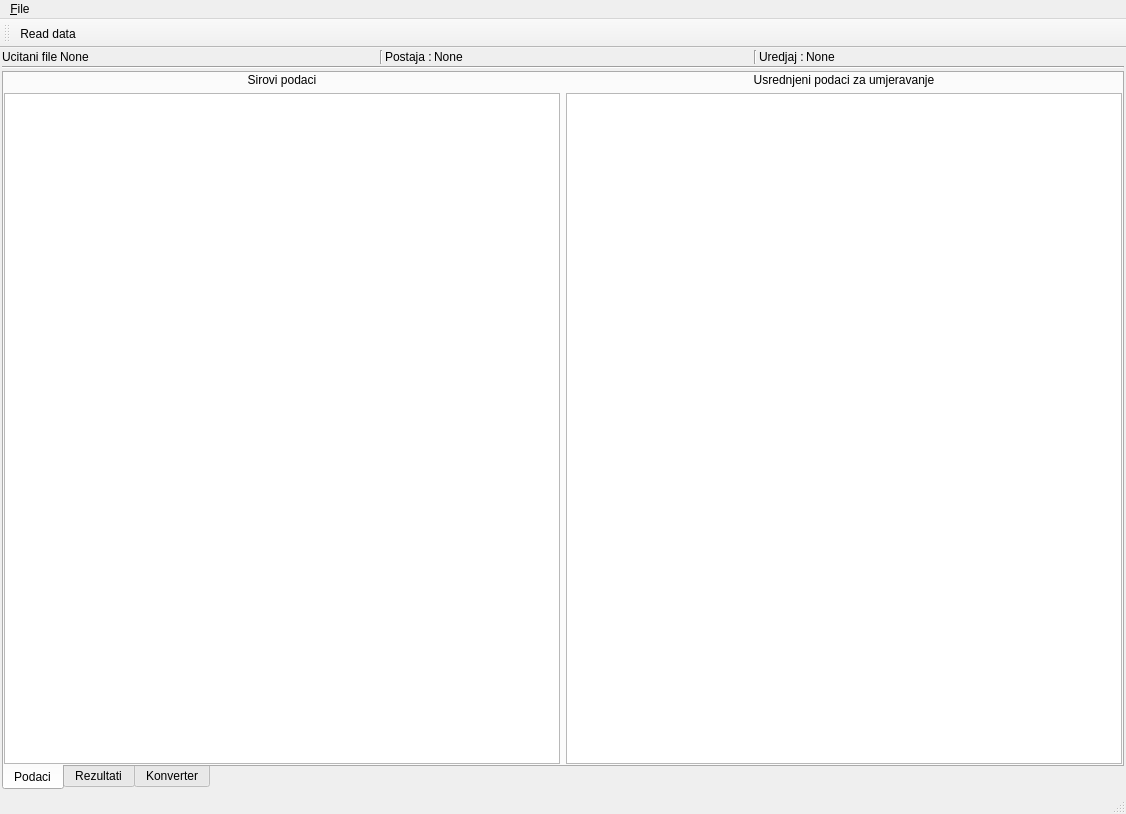
<?xml version="1.0" encoding="UTF-8"?>
<ui version="4.0">
 <class>MainWindow</class>
 <widget class="QMainWindow" name="MainWindow">
  <property name="geometry">
   <rect>
    <x>0</x>
    <y>0</y>
    <width>1126</width>
    <height>814</height>
   </rect>
  </property>
  <property name="windowTitle">
   <string>MainWindow</string>
  </property>
  <widget class="QWidget" name="centralwidget">
   <layout class="QVBoxLayout" name="mainWindowLayout">
    <property name="spacing">
     <number>2</number>
    </property>
    <property name="margin">
     <number>2</number>
    </property>
    <item>
     <layout class="QHBoxLayout" name="horizontalLayout">
      <item>
       <widget class="QLabel" name="label">
        <property name="sizePolicy">
         <sizepolicy hsizetype="Minimum" vsizetype="Preferred">
          <horstretch>0</horstretch>
          <verstretch>0</verstretch>
         </sizepolicy>
        </property>
        <property name="text">
         <string>Ucitani file</string>
        </property>
       </widget>
      </item>
      <item>
       <widget class="QLabel" name="labelFilePath">
        <property name="sizePolicy">
         <sizepolicy hsizetype="MinimumExpanding" vsizetype="Preferred">
          <horstretch>0</horstretch>
          <verstretch>0</verstretch>
         </sizepolicy>
        </property>
        <property name="text">
         <string>None</string>
        </property>
        <property name="wordWrap">
         <bool>true</bool>
        </property>
       </widget>
      </item>
      <item>
       <widget class="Line" name="line">
        <property name="orientation">
         <enum>Qt::Vertical</enum>
        </property>
       </widget>
      </item>
      <item>
       <widget class="QLabel" name="label_34">
        <property name="text">
         <string>Postaja :</string>
        </property>
       </widget>
      </item>
      <item>
       <widget class="QLabel" name="labelPostaja">
        <property name="sizePolicy">
         <sizepolicy hsizetype="MinimumExpanding" vsizetype="Preferred">
          <horstretch>0</horstretch>
          <verstretch>0</verstretch>
         </sizepolicy>
        </property>
        <property name="text">
         <string>None</string>
        </property>
        <property name="wordWrap">
         <bool>true</bool>
        </property>
       </widget>
      </item>
      <item>
       <widget class="Line" name="line_3">
        <property name="orientation">
         <enum>Qt::Vertical</enum>
        </property>
       </widget>
      </item>
      <item>
       <widget class="QLabel" name="label_36">
        <property name="text">
         <string>Uredjaj :</string>
        </property>
       </widget>
      </item>
      <item>
       <widget class="QLabel" name="labelUredjaj">
        <property name="sizePolicy">
         <sizepolicy hsizetype="MinimumExpanding" vsizetype="Preferred">
          <horstretch>0</horstretch>
          <verstretch>0</verstretch>
         </sizepolicy>
        </property>
        <property name="text">
         <string>None</string>
        </property>
        <property name="wordWrap">
         <bool>true</bool>
        </property>
       </widget>
      </item>
     </layout>
    </item>
    <item>
     <widget class="Line" name="line_2">
      <property name="orientation">
       <enum>Qt::Horizontal</enum>
      </property>
     </widget>
    </item>
    <item>
     <widget class="QTabWidget" name="tabWidget">
      <property name="mouseTracking">
       <bool>true</bool>
      </property>
      <property name="tabPosition">
       <enum>QTabWidget::South</enum>
      </property>
      <property name="tabShape">
       <enum>QTabWidget::Rounded</enum>
      </property>
      <property name="currentIndex">
       <number>0</number>
      </property>
      <property name="elideMode">
       <enum>Qt::ElideMiddle</enum>
      </property>
      <property name="movable">
       <bool>true</bool>
      </property>
      <widget class="QWidget" name="data">
       <attribute name="title">
        <string>Podaci</string>
       </attribute>
       <layout class="QVBoxLayout" name="verticalLayout_3">
        <property name="margin">
         <number>0</number>
        </property>
        <item>
         <layout class="QHBoxLayout" name="horizontalLayout_2">
          <item>
           <layout class="QVBoxLayout" name="verticalLayout">
            <item>
             <widget class="QLabel" name="label_3">
              <property name="sizePolicy">
               <sizepolicy hsizetype="Expanding" vsizetype="Preferred">
                <horstretch>0</horstretch>
                <verstretch>0</verstretch>
               </sizepolicy>
              </property>
              <property name="text">
               <string>Sirovi podaci</string>
              </property>
              <property name="alignment">
               <set>Qt::AlignCenter</set>
              </property>
              <property name="wordWrap">
               <bool>true</bool>
              </property>
             </widget>
            </item>
            <item>
             <widget class="QTableView" name="rawDataView"/>
            </item>
           </layout>
          </item>
          <item>
           <layout class="QVBoxLayout" name="verticalLayout_2">
            <item>
             <widget class="QLabel" name="label_4">
              <property name="sizePolicy">
               <sizepolicy hsizetype="Expanding" vsizetype="Preferred">
                <horstretch>0</horstretch>
                <verstretch>0</verstretch>
               </sizepolicy>
              </property>
              <property name="text">
               <string>Usrednjeni podaci za umjeravanje</string>
              </property>
              <property name="alignment">
               <set>Qt::AlignCenter</set>
              </property>
             </widget>
            </item>
            <item>
             <widget class="QTableView" name="avgDataView"/>
            </item>
           </layout>
          </item>
         </layout>
        </item>
       </layout>
      </widget>
      <widget class="QWidget" name="results">
       <attribute name="title">
        <string>Rezultati</string>
       </attribute>
       <layout class="QVBoxLayout" name="verticalLayout_5">
        <property name="spacing">
         <number>6</number>
        </property>
        <property name="margin">
         <number>0</number>
        </property>
        <item>
         <widget class="QScrollArea" name="scrollArea">
          <property name="widgetResizable">
           <bool>true</bool>
          </property>
          <widget class="QWidget" name="scrollAreaWidgetContents">
           <property name="geometry">
            <rect>
             <x>0</x>
             <y>0</y>
             <width>1114</width>
             <height>697</height>
            </rect>
           </property>
           <layout class="QVBoxLayout" name="verticalLayout_6">
            <item>
             <widget class="QGroupBox" name="groupBox">
              <property name="title">
               <string>Postavke:</string>
              </property>
              <layout class="QHBoxLayout" name="horizontalLayout_3">
               <item>
                <widget class="QGroupBox" name="groupBox_2">
                 <property name="sizePolicy">
                  <sizepolicy hsizetype="Preferred" vsizetype="Preferred">
                   <horstretch>0</horstretch>
                   <verstretch>0</verstretch>
                  </sizepolicy>
                 </property>
                 <property name="title">
                  <string>Komponenta</string>
                 </property>
                 <layout class="QGridLayout" name="gridLayout">
                  <item row="0" column="0">
                   <widget class="QLabel" name="label_2">
                    <property name="sizePolicy">
                     <sizepolicy hsizetype="Minimum" vsizetype="Fixed">
                      <horstretch>0</horstretch>
                      <verstretch>0</verstretch>
                     </sizepolicy>
                    </property>
                    <property name="text">
                     <string>Provjera linearnosti :</string>
                    </property>
                   </widget>
                  </item>
                  <item row="1" column="0">
                   <widget class="QLabel" name="label_5">
                    <property name="sizePolicy">
                     <sizepolicy hsizetype="Minimum" vsizetype="Fixed">
                      <horstretch>0</horstretch>
                      <verstretch>0</verstretch>
                     </sizepolicy>
                    </property>
                    <property name="text">
                     <string>Mjerenje :</string>
                    </property>
                   </widget>
                  </item>
                  <item row="3" column="0">
                   <widget class="QLabel" name="label_7">
                    <property name="sizePolicy">
                     <sizepolicy hsizetype="Minimum" vsizetype="Fixed">
                      <horstretch>0</horstretch>
                      <verstretch>0</verstretch>
                     </sizepolicy>
                    </property>
                    <property name="text">
                     <string>Koncentracija CRM :</string>
                    </property>
                   </widget>
                  </item>
                  <item row="4" column="0">
                   <widget class="QLabel" name="label_8">
                    <property name="sizePolicy">
                     <sizepolicy hsizetype="Minimum" vsizetype="Fixed">
                      <horstretch>0</horstretch>
                      <verstretch>0</verstretch>
                     </sizepolicy>
                    </property>
                    <property name="text">
                     <string>Sljedivost CRM :</string>
                    </property>
                   </widget>
                  </item>
                  <item row="2" column="0">
                   <widget class="QLabel" name="label_6">
                    <property name="sizePolicy">
                     <sizepolicy hsizetype="Minimum" vsizetype="Fixed">
                      <horstretch>0</horstretch>
                      <verstretch>0</verstretch>
                     </sizepolicy>
                    </property>
                    <property name="text">
                     <string>Opseg :</string>
                    </property>
                   </widget>
                  </item>
                  <item row="0" column="1">
                   <widget class="QCheckBox" name="checkBoxLinearnost">
                    <property name="sizePolicy">
                     <sizepolicy hsizetype="MinimumExpanding" vsizetype="Fixed">
                      <horstretch>0</horstretch>
                      <verstretch>0</verstretch>
                     </sizepolicy>
                    </property>
                    <property name="text">
                     <string/>
                    </property>
                   </widget>
                  </item>
                  <item row="3" column="1">
                   <widget class="QDoubleSpinBox" name="doubleSpinBoxKoncentracijaCRM">
                    <property name="sizePolicy">
                     <sizepolicy hsizetype="MinimumExpanding" vsizetype="Fixed">
                      <horstretch>0</horstretch>
                      <verstretch>0</verstretch>
                     </sizepolicy>
                    </property>
                    <property name="maximum">
                     <double>1000000.000000000000000</double>
                    </property>
                    <property name="singleStep">
                     <double>50.000000000000000</double>
                    </property>
                   </widget>
                  </item>
                  <item row="4" column="1">
                   <widget class="QDoubleSpinBox" name="doubleSpinBoxSljedivostCRM">
                    <property name="sizePolicy">
                     <sizepolicy hsizetype="MinimumExpanding" vsizetype="Fixed">
                      <horstretch>0</horstretch>
                      <verstretch>0</verstretch>
                     </sizepolicy>
                    </property>
                    <property name="maximum">
                     <double>1000000.000000000000000</double>
                    </property>
                    <property name="singleStep">
                     <double>50.000000000000000</double>
                    </property>
                   </widget>
                  </item>
                  <item row="2" column="1">
                   <widget class="QDoubleSpinBox" name="doubleSpinBoxOpseg">
                    <property name="maximum">
                     <double>1000000.000000000000000</double>
                    </property>
                    <property name="singleStep">
                     <double>50.000000000000000</double>
                    </property>
                   </widget>
                  </item>
                  <item row="1" column="1">
                   <widget class="QComboBox" name="comboBoxMjerenje"/>
                  </item>
                 </layout>
                </widget>
               </item>
               <item>
                <widget class="QGroupBox" name="groupBox_3">
                 <property name="title">
                  <string>Dilucijska jedinica</string>
                 </property>
                 <layout class="QGridLayout" name="gridLayout_2">
                  <item row="0" column="0">
                   <widget class="QLabel" name="label_9">
                    <property name="sizePolicy">
                     <sizepolicy hsizetype="Minimum" vsizetype="Fixed">
                      <horstretch>0</horstretch>
                      <verstretch>0</verstretch>
                     </sizepolicy>
                    </property>
                    <property name="text">
                     <string>Izbor dilucije :</string>
                    </property>
                   </widget>
                  </item>
                  <item row="0" column="1">
                   <widget class="QComboBox" name="comboBoxDilucija">
                    <property name="sizePolicy">
                     <sizepolicy hsizetype="MinimumExpanding" vsizetype="Fixed">
                      <horstretch>0</horstretch>
                      <verstretch>0</verstretch>
                     </sizepolicy>
                    </property>
                   </widget>
                  </item>
                 </layout>
                </widget>
               </item>
               <item>
                <widget class="QGroupBox" name="groupBox_4">
                 <property name="title">
                  <string>Generator cistog zraka</string>
                 </property>
                 <layout class="QGridLayout" name="gridLayout_3">
                  <item row="0" column="0">
                   <widget class="QLabel" name="label_10">
                    <property name="sizePolicy">
                     <sizepolicy hsizetype="Preferred" vsizetype="Fixed">
                      <horstretch>0</horstretch>
                      <verstretch>0</verstretch>
                     </sizepolicy>
                    </property>
                    <property name="text">
                     <string>Izbor cistog zraka :</string>
                    </property>
                   </widget>
                  </item>
                  <item row="0" column="1">
                   <widget class="QComboBox" name="comboBoxCistiZrak">
                    <property name="sizePolicy">
                     <sizepolicy hsizetype="MinimumExpanding" vsizetype="Fixed">
                      <horstretch>0</horstretch>
                      <verstretch>0</verstretch>
                     </sizepolicy>
                    </property>
                   </widget>
                  </item>
                 </layout>
                </widget>
               </item>
              </layout>
             </widget>
            </item>
            <item>
             <widget class="QGroupBox" name="groupBox_5">
              <property name="title">
               <string>Rezultati</string>
              </property>
              <layout class="QVBoxLayout" name="verticalLayout_7">
               <item>
                <widget class="QTableView" name="resultView">
                 <property name="sizePolicy">
                  <sizepolicy hsizetype="MinimumExpanding" vsizetype="MinimumExpanding">
                   <horstretch>0</horstretch>
                   <verstretch>0</verstretch>
                  </sizepolicy>
                 </property>
                 <property name="minimumSize">
                  <size>
                   <width>200</width>
                   <height>250</height>
                  </size>
                 </property>
                </widget>
               </item>
               <item>
                <layout class="QHBoxLayout" name="horizontalLayout_4">
                 <property name="rightMargin">
                  <number>0</number>
                 </property>
                 <item>
                  <widget class="QGroupBox" name="groupBox_8">
                   <property name="title">
                    <string>Pravac regresije</string>
                   </property>
                   <layout class="QGridLayout" name="gridLayout_4">
                    <item row="0" column="0">
                     <widget class="QLabel" name="label_11">
                      <property name="sizePolicy">
                       <sizepolicy hsizetype="Minimum" vsizetype="Fixed">
                        <horstretch>0</horstretch>
                        <verstretch>0</verstretch>
                       </sizepolicy>
                      </property>
                      <property name="text">
                       <string>SLOPE :</string>
                      </property>
                     </widget>
                    </item>
                    <item row="1" column="0">
                     <widget class="QLabel" name="label_12">
                      <property name="sizePolicy">
                       <sizepolicy hsizetype="Minimum" vsizetype="Fixed">
                        <horstretch>0</horstretch>
                        <verstretch>0</verstretch>
                       </sizepolicy>
                      </property>
                      <property name="text">
                       <string>OFFSET :</string>
                      </property>
                     </widget>
                    </item>
                    <item row="0" column="1">
                     <widget class="QLabel" name="labelSlope">
                      <property name="sizePolicy">
                       <sizepolicy hsizetype="MinimumExpanding" vsizetype="Fixed">
                        <horstretch>0</horstretch>
                        <verstretch>0</verstretch>
                       </sizepolicy>
                      </property>
                      <property name="text">
                       <string>NaN</string>
                      </property>
                     </widget>
                    </item>
                    <item row="1" column="1">
                     <widget class="QLabel" name="labelOffset">
                      <property name="sizePolicy">
                       <sizepolicy hsizetype="MinimumExpanding" vsizetype="Fixed">
                        <horstretch>0</horstretch>
                        <verstretch>0</verstretch>
                       </sizepolicy>
                      </property>
                      <property name="text">
                       <string>NaN</string>
                      </property>
                     </widget>
                    </item>
                   </layout>
                  </widget>
                 </item>
                 <item>
                  <widget class="QGroupBox" name="groupBox_9">
                   <property name="title">
                    <string>Funkcija prilagodbe</string>
                   </property>
                   <layout class="QGridLayout" name="gridLayout_6">
                    <item row="1" column="0">
                     <widget class="QLabel" name="label_17">
                      <property name="sizePolicy">
                       <sizepolicy hsizetype="Minimum" vsizetype="Fixed">
                        <horstretch>0</horstretch>
                        <verstretch>0</verstretch>
                       </sizepolicy>
                      </property>
                      <property name="text">
                       <string>B :</string>
                      </property>
                     </widget>
                    </item>
                    <item row="0" column="0">
                     <widget class="QLabel" name="label_16">
                      <property name="sizePolicy">
                       <sizepolicy hsizetype="Minimum" vsizetype="Fixed">
                        <horstretch>0</horstretch>
                        <verstretch>0</verstretch>
                       </sizepolicy>
                      </property>
                      <property name="text">
                       <string>A :</string>
                      </property>
                     </widget>
                    </item>
                    <item row="0" column="1">
                     <widget class="QLabel" name="labelA">
                      <property name="sizePolicy">
                       <sizepolicy hsizetype="MinimumExpanding" vsizetype="Fixed">
                        <horstretch>0</horstretch>
                        <verstretch>0</verstretch>
                       </sizepolicy>
                      </property>
                      <property name="text">
                       <string>TextLabel</string>
                      </property>
                     </widget>
                    </item>
                    <item row="1" column="1">
                     <widget class="QLabel" name="labelB">
                      <property name="sizePolicy">
                       <sizepolicy hsizetype="MinimumExpanding" vsizetype="Fixed">
                        <horstretch>0</horstretch>
                        <verstretch>0</verstretch>
                       </sizepolicy>
                      </property>
                      <property name="text">
                       <string>TextLabel</string>
                      </property>
                     </widget>
                    </item>
                   </layout>
                  </widget>
                 </item>
                </layout>
               </item>
               <item>
                <widget class="QGroupBox" name="groupBox_10">
                 <property name="title">
                  <string>Parametri umjereavanja</string>
                 </property>
                 <layout class="QGridLayout" name="gridLayout_7">
                  <item row="0" column="0">
                   <widget class="QLabel" name="label_23">
                    <property name="text">
                     <string>Ponovljivost standardne devijacije u nuli :</string>
                    </property>
                   </widget>
                  </item>
                  <item row="1" column="0">
                   <widget class="QLabel" name="label_24">
                    <property name="text">
                     <string>Ponovljivost standardne devijacije pri koncentraciji c :</string>
                    </property>
                   </widget>
                  </item>
                  <item row="3" column="0">
                   <widget class="QLabel" name="label_27">
                    <property name="text">
                     <string>Maksimalno relativno odstupanje od linearnosti :</string>
                    </property>
                   </widget>
                  </item>
                  <item row="2" column="0">
                   <widget class="QLabel" name="label_26">
                    <property name="text">
                     <string>Odstupanje od linearnosti u nuli :</string>
                    </property>
                   </widget>
                  </item>
                  <item row="0" column="1">
                   <widget class="QLabel" name="labelPonovNula">
                    <property name="sizePolicy">
                     <sizepolicy hsizetype="MinimumExpanding" vsizetype="Preferred">
                      <horstretch>0</horstretch>
                      <verstretch>0</verstretch>
                     </sizepolicy>
                    </property>
                    <property name="text">
                     <string>NaN</string>
                    </property>
                   </widget>
                  </item>
                  <item row="1" column="1">
                   <widget class="QLabel" name="labelPonovC">
                    <property name="sizePolicy">
                     <sizepolicy hsizetype="MinimumExpanding" vsizetype="Preferred">
                      <horstretch>0</horstretch>
                      <verstretch>0</verstretch>
                     </sizepolicy>
                    </property>
                    <property name="text">
                     <string>NaN</string>
                    </property>
                   </widget>
                  </item>
                  <item row="2" column="1">
                   <widget class="QLabel" name="labelOdstNula">
                    <property name="sizePolicy">
                     <sizepolicy hsizetype="MinimumExpanding" vsizetype="Preferred">
                      <horstretch>0</horstretch>
                      <verstretch>0</verstretch>
                     </sizepolicy>
                    </property>
                    <property name="text">
                     <string>NaN</string>
                    </property>
                   </widget>
                  </item>
                  <item row="3" column="1">
                   <widget class="QLabel" name="labelOdstMax">
                    <property name="sizePolicy">
                     <sizepolicy hsizetype="MinimumExpanding" vsizetype="Preferred">
                      <horstretch>0</horstretch>
                      <verstretch>0</verstretch>
                     </sizepolicy>
                    </property>
                    <property name="text">
                     <string>NaN</string>
                    </property>
                   </widget>
                  </item>
                 </layout>
                </widget>
               </item>
              </layout>
             </widget>
            </item>
            <item>
             <widget class="QGroupBox" name="groupBox_7">
              <property name="title">
               <string>Grafovi</string>
              </property>
              <layout class="QVBoxLayout" name="verticalLayout_4">
               <property name="spacing">
                <number>0</number>
               </property>
               <property name="margin">
                <number>0</number>
               </property>
               <item>
                <layout class="QHBoxLayout" name="grafLayout"/>
               </item>
              </layout>
             </widget>
            </item>
           </layout>
          </widget>
         </widget>
        </item>
       </layout>
      </widget>
      <widget class="QWidget" name="konverter">
       <attribute name="title">
        <string>Konverter</string>
       </attribute>
       <layout class="QVBoxLayout" name="verticalLayout_12">
        <property name="margin">
         <number>0</number>
        </property>
        <item>
         <layout class="QHBoxLayout" name="horizontalLayout_6">
          <property name="margin">
           <number>0</number>
          </property>
          <item>
           <layout class="QVBoxLayout" name="verticalLayout_9">
            <item>
             <widget class="QLabel" name="label_15">
              <property name="sizePolicy">
               <sizepolicy hsizetype="MinimumExpanding" vsizetype="Preferred">
                <horstretch>0</horstretch>
                <verstretch>0</verstretch>
               </sizepolicy>
              </property>
              <property name="text">
               <string>Sirovi podaci</string>
              </property>
              <property name="alignment">
               <set>Qt::AlignCenter</set>
              </property>
              <property name="wordWrap">
               <bool>true</bool>
              </property>
             </widget>
            </item>
            <item>
             <widget class="QTableView" name="konverterRawDataView"/>
            </item>
           </layout>
          </item>
          <item>
           <layout class="QVBoxLayout" name="verticalLayout_10">
            <item>
             <widget class="QLabel" name="label_18">
              <property name="sizePolicy">
               <sizepolicy hsizetype="MinimumExpanding" vsizetype="Preferred">
                <horstretch>0</horstretch>
                <verstretch>0</verstretch>
               </sizepolicy>
              </property>
              <property name="text">
               <string>Usrednjeni podaci za provjeru konvertera</string>
              </property>
              <property name="alignment">
               <set>Qt::AlignCenter</set>
              </property>
              <property name="wordWrap">
               <bool>true</bool>
              </property>
             </widget>
            </item>
            <item>
             <widget class="QTableView" name="konverterAvgDataView"/>
            </item>
           </layout>
          </item>
          <item>
           <layout class="QVBoxLayout" name="verticalLayout_11">
            <item>
             <widget class="QLabel" name="label_19">
              <property name="sizePolicy">
               <sizepolicy hsizetype="MinimumExpanding" vsizetype="Preferred">
                <horstretch>0</horstretch>
                <verstretch>0</verstretch>
               </sizepolicy>
              </property>
              <property name="text">
               <string>Rezultati</string>
              </property>
              <property name="alignment">
               <set>Qt::AlignCenter</set>
              </property>
              <property name="wordWrap">
               <bool>true</bool>
              </property>
             </widget>
            </item>
            <item>
             <widget class="QTableView" name="konverterResultView"/>
            </item>
            <item>
             <widget class="QGroupBox" name="groupBox_6">
              <property name="title">
               <string>Efikasnost konvertera</string>
              </property>
              <layout class="QGridLayout" name="gridLayout_5">
               <item row="4" column="1">
                <widget class="QLabel" name="labelEc">
                 <property name="sizePolicy">
                  <sizepolicy hsizetype="MinimumExpanding" vsizetype="Preferred">
                   <horstretch>0</horstretch>
                   <verstretch>0</verstretch>
                  </sizepolicy>
                 </property>
                 <property name="text">
                  <string>NaN</string>
                 </property>
                </widget>
               </item>
               <item row="2" column="0">
                <widget class="QLabel" name="label_28">
                 <property name="text">
                  <string>Ec3 :</string>
                 </property>
                </widget>
               </item>
               <item row="0" column="0">
                <widget class="QLabel" name="label_21">
                 <property name="text">
                  <string>Ec1 :</string>
                 </property>
                </widget>
               </item>
               <item row="1" column="0">
                <widget class="QLabel" name="label_25">
                 <property name="text">
                  <string>Ec2 :</string>
                 </property>
                </widget>
               </item>
               <item row="3" column="0">
                <widget class="Line" name="line_9">
                 <property name="orientation">
                  <enum>Qt::Horizontal</enum>
                 </property>
                </widget>
               </item>
               <item row="2" column="1">
                <widget class="QLabel" name="labelEc3">
                 <property name="sizePolicy">
                  <sizepolicy hsizetype="MinimumExpanding" vsizetype="Preferred">
                   <horstretch>0</horstretch>
                   <verstretch>0</verstretch>
                  </sizepolicy>
                 </property>
                 <property name="text">
                  <string>NaN</string>
                 </property>
                </widget>
               </item>
               <item row="1" column="1">
                <widget class="QLabel" name="labelEc2">
                 <property name="sizePolicy">
                  <sizepolicy hsizetype="MinimumExpanding" vsizetype="Preferred">
                   <horstretch>0</horstretch>
                   <verstretch>0</verstretch>
                  </sizepolicy>
                 </property>
                 <property name="text">
                  <string>NaN</string>
                 </property>
                </widget>
               </item>
               <item row="3" column="1">
                <widget class="Line" name="line_10">
                 <property name="orientation">
                  <enum>Qt::Horizontal</enum>
                 </property>
                </widget>
               </item>
               <item row="0" column="1">
                <widget class="QLabel" name="labelEc1">
                 <property name="sizePolicy">
                  <sizepolicy hsizetype="MinimumExpanding" vsizetype="Preferred">
                   <horstretch>0</horstretch>
                   <verstretch>0</verstretch>
                  </sizepolicy>
                 </property>
                 <property name="text">
                  <string>NaN</string>
                 </property>
                </widget>
               </item>
               <item row="4" column="0">
                <widget class="QLabel" name="label_30">
                 <property name="text">
                  <string>Ec :</string>
                 </property>
                </widget>
               </item>
              </layout>
             </widget>
            </item>
           </layout>
          </item>
         </layout>
        </item>
       </layout>
      </widget>
     </widget>
    </item>
   </layout>
  </widget>
  <widget class="QMenuBar" name="menubar">
   <property name="geometry">
    <rect>
     <x>0</x>
     <y>0</y>
     <width>1126</width>
     <height>21</height>
    </rect>
   </property>
   <widget class="QMenu" name="menu_File">
    <property name="title">
     <string>&amp;File</string>
    </property>
    <addaction name="action_Read_data"/>
    <addaction name="separator"/>
    <addaction name="action_Exit"/>
   </widget>
   <addaction name="menu_File"/>
  </widget>
  <widget class="QStatusBar" name="statusbar"/>
  <widget class="QToolBar" name="toolBar">
   <property name="windowTitle">
    <string>toolBar</string>
   </property>
   <attribute name="toolBarArea">
    <enum>TopToolBarArea</enum>
   </attribute>
   <attribute name="toolBarBreak">
    <bool>false</bool>
   </attribute>
   <addaction name="action_Read_data"/>
  </widget>
  <action name="action_Exit">
   <property name="text">
    <string>&amp;Exit</string>
   </property>
  </action>
  <action name="action_Read_data">
   <property name="text">
    <string>&amp;Read data</string>
   </property>
  </action>
 </widget>
 <resources/>
 <connections/>
</ui>
